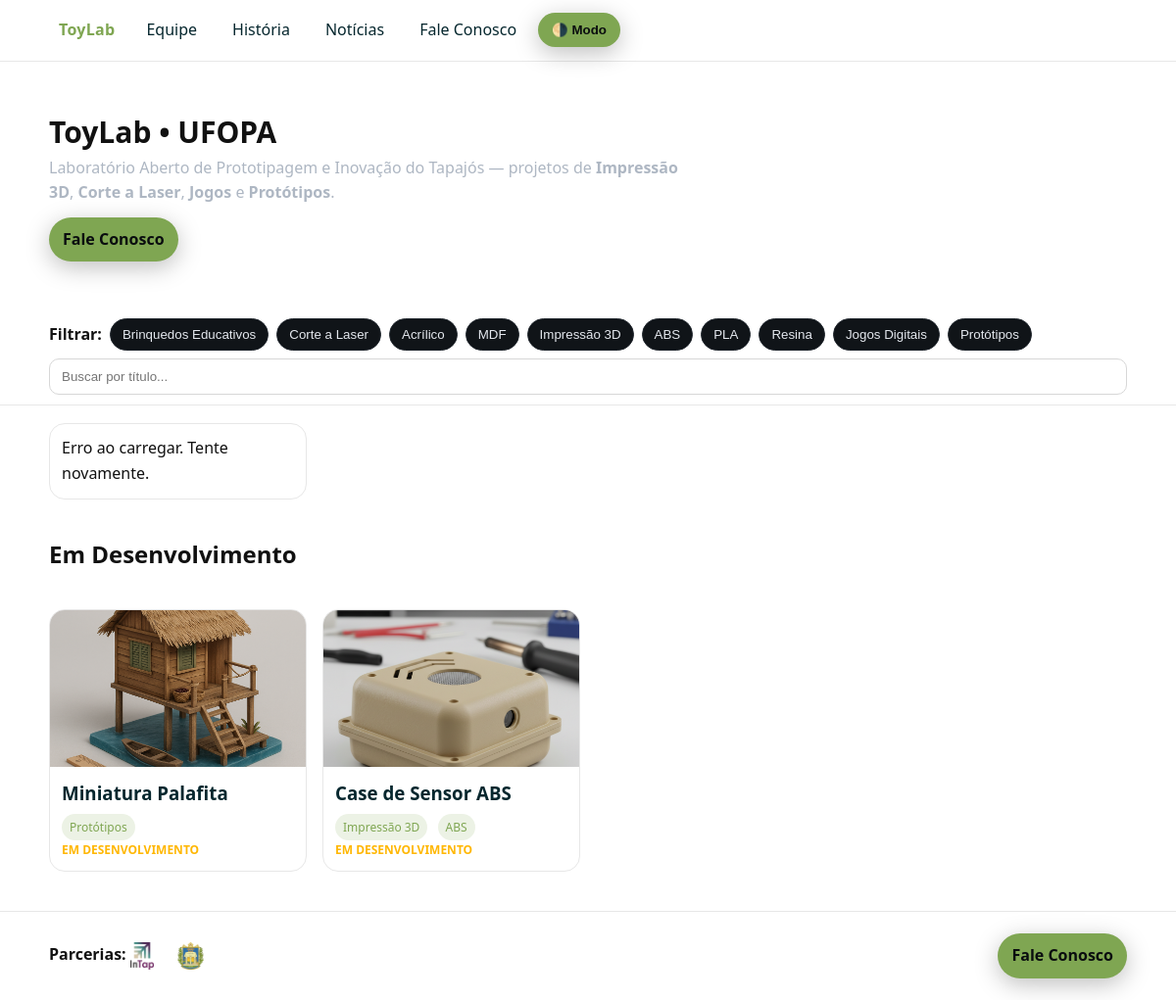
/index.php?category=3, run on the app's committed database.
### tables this page shows
CREATE TABLE IF NOT EXISTS categories (
  id INT AUTO_INCREMENT PRIMARY KEY,
  name VARCHAR(100) NOT NULL,
  parent_id INT NULL,
  CONSTRAINT fk_cat_parent FOREIGN KEY (parent_id) REFERENCES categories(id) ON DELETE SET NULL
);

CREATE TABLE IF NOT EXISTS products (
  id INT AUTO_INCREMENT PRIMARY KEY,
  title VARCHAR(200) NOT NULL,
  slug VARCHAR(220) NOT NULL UNIQUE,
  description MEDIUMTEXT NULL,
  category_id INT NOT NULL,
  subcategory_id INT NULL,
  status ENUM('disponivel','em_desenvolvimento') NOT NULL DEFAULT 'disponivel',
  featured TINYINT(1) NOT NULL DEFAULT 0,
  created_at DATETIME NOT NULL,
  updated_at DATETIME NOT NULL,
  INDEX idx_cat (category_id),
  INDEX idx_subcat (subcategory_id),
  CONSTRAINT fk_prod_cat FOREIGN KEY (category_id) REFERENCES categories(id) ON DELETE RESTRICT,
  CONSTRAINT fk_prod_subcat FOREIGN KEY (subcategory_id) REFERENCES categories(id) ON DELETE SET NULL
);

CREATE TABLE IF NOT EXISTS product_images (
  id INT AUTO_INCREMENT PRIMARY KEY,
  product_id INT NOT NULL,
  path VARCHAR(255) NOT NULL,
  alt VARCHAR(200) NULL,
  created_at DATETIME NOT NULL,
  INDEX idx_prod (product_id),
  CONSTRAINT fk_img_prod FOREIGN KEY (product_id) REFERENCES products(id) ON DELETE CASCADE
);

CREATE TABLE IF NOT EXISTS partners (
  id INT AUTO_INCREMENT PRIMARY KEY,
  name VARCHAR(200) NOT NULL,
  logo_path VARCHAR(255) NOT NULL,
  url VARCHAR(255) NOT NULL,
  created_at DATETIME NOT NULL
);

### config/config.php (called while the page is built, shortened)
<?php
function db(): PDO {
    static $pdo;
    if (!$pdo) {
        $dsn = 'mysql:host=' . DB_HOST . ';dbname=' . DB_NAME . ';charset=utf8mb4';
        $options = [
            PDO::ATTR_ERRMODE            => PDO::ERRMODE_EXCEPTION,
            PDO::ATTR_DEFAULT_FETCH_MODE => PDO::FETCH_ASSOC,
            PDO::ATTR_EMULATE_PREPARES   => false,
        ];
        $pdo = new PDO($dsn, DB_USER, DB_PASS, $options);
    }
    return $pdo;
}
function e(?string $str): string {
    return htmlspecialchars((string)$str, ENT_QUOTES | ENT_SUBSTITUTE, 'UTF-8');
}
function base_url_root(): string {
    return BASE_URL;
}
function base_url(string $path = ''): string {
    return base_url_root() . ($path ? '/' . ltrim($path, '/') : '');
}

### config/functions.php (called while the page is built, shortened)
<?php
require_once __DIR__ . '/config.php';
function q(string $sql, array $params = []): PDOStatement {
    $stmt = db()->prepare($sql);
    $stmt->execute($params);
    return $stmt;
}
function fetch_all(string $sql, array $params = []): array {
    return q($sql, $params)->fetchAll(PDO::FETCH_ASSOC);
}
function get_top_categories(): array {
    return fetch_all("SELECT id, name FROM categories WHERE parent_id IS NULL ORDER BY name ASC");
}
function get_subcategories(int $parentId): array {
    return fetch_all("SELECT id, name FROM categories WHERE parent_id = ? ORDER BY name ASC", [$parentId]);
}
function get_products(
    int $limit = 12,
    int $offset = 0,
    ?int $cat = null,
    ?int $sub = null,
    ?string $qstr = null,
    ?string $status = null
): array {
    $sql = "SELECT p.*, c.name AS category_name, sc.name AS subcategory_name
            FROM products p
            LEFT JOIN categories c  ON c.id  = p.category_id
            LEFT JOIN categories sc ON sc.id = p.subcategory_id
            WHERE 1=1";
    $params = [];
    if ($cat)    { $sql .= " AND p.category_id = ?";    $params[] = $cat; }
    if ($status) { $sql .= " AND p.status = ?";         $params[] = $status; }
    $sql .= " ORDER BY p.created_at DESC LIMIT ? OFFSET ?";
    $params[] = (int)$limit;
    $params[] = (int)$offset;
    return fetch_all($sql, $params);
}
function get_product_images(int $productId): array {
    return fetch_all("SELECT id, product_id, path, alt, created_at
                      FROM product_images
                      WHERE product_id = ?
                      ORDER BY id ASC", [$productId]);
}

### templates/components/filter-bar.php (the view)
<?php
$tops = get_top_categories();
?>
<div class="filterbar">
  <div class="wrap">
    <strong>Filtrar: </strong>
    <?php foreach ($tops as $t): ?>
      <button class="chip" data-filter data-type="category" data-value="<?= e($t['id']) ?>"><?= e($t['name']) ?></button>
      <?php foreach (get_subcategories((int)$t['id']) as $sc): ?>
        <button class="chip" data-filter data-type="subcategory" data-value="<?= e($sc['id']) ?>"><?= e($sc['name']) ?></button>
      <?php endforeach; ?>
    <?php endforeach; ?>
    <input type="search" class="input search" placeholder="Buscar por título..." aria-label="Buscar produtos" data-search>
  </div>
</div>

### index.php (shortened to what this page needs)
<?php
require_once __DIR__ . '/config/config.php';
require_once __DIR__ . '/config/functions.php';
$category    = isset($_GET['category'])    ? (int)$_GET['category']    : null;
$subcategory = isset($_GET['subcategory']) ? (int)$_GET['subcategory'] : null;
$q           = isset($_GET['q'])           ? trim((string)$_GET['q'])   : null;
require_once __DIR__ . '/templates/header.php';
$perPage  = 12;
$products = get_products($perPage, 0, $category, $subcategory, $q, 'disponivel');
?>
<section class="hero">
  <div>
    <h1>ToyLab • UFOPA</h1>
    <p>Laboratório Aberto de Prototipagem e Inovação do Tapajós — projetos de
      <strong>Impressão 3D</strong>, <strong>Corte a Laser</strong>, <strong>Jogos</strong> e <strong>Protótipos</strong>.
    </p>
    <div class="cta">
      <a class="btn" href="<?= e(base_url('contato.php')) ?>">Fale Conosco</a>
    </div>
  </div>
</section>
<?php include __DIR__ . '/templates/components/filter-bar.php'; ?>
<section
  id="grid-products"
  class="grid"
  data-products-grid
  data-limit="<?= (int)$perPage ?>"
  data-offset="<?= (int)count($products) ?>"
  data-category="<?= $category !== null ? (int)$category : '' ?>"
  data-subcategory="<?= $subcategory !== null ? (int)$subcategory : '' ?>"
  data-q="<?= e($q ?? '') ?>"
>
</section>
<section class="grid">
  <header style="grid-column:1/-1"><h2>Em Desenvolvimento</h2></header>
  <?php
  $devs = fetch_all(
    "SELECT p.*, c.name AS category_name, sc.name AS subcategory_name
     FROM products p
     LEFT JOIN categories c  ON c.id  = p.category_id
     LEFT JOIN categories sc ON sc.id = p.subcategory_id
     WHERE p.status = 'em_desenvolvimento'
     ORDER BY p.created_at DESC
     LIMIT 6"
  );
  foreach ($devs as $p) include __DIR__ . '/templates/components/product-card.php';
  ?>
</section>
<?php require_once __DIR__ . '/templates/footer.php'; ?>

### templates/components/product-card.php (shortened to what this page needs)
<?php
$imgs   = get_product_images((int)$p['id']);
$srcRel = $imgs[0]['path'] ?? 'public/img/placeholder.webp';
$src = base_url($srcRel);
?>
<article class="card" data-category="<?= (int)$p['category_id'] ?>" data-subcategory="<?= (int)($p['subcategory_id'] ?? 0) ?>">
  <a href="<?= e(base_url('produto.php?id='.(int)$p['id'])) ?>" class="block" data-lightbox-open>
    <img loading="lazy" src="<?= e($src) ?>" alt="<?= e($p['title']) ?>">
  </a>
  <div class="pad">
    <h3 style="margin:0 0 6px">
      <a href="<?= e(base_url('produto.php?id='.(int)$p['id'])) ?>"><?= e($p['title']) ?></a>
    </h3>
    <div>
      <?php if (!empty($p['category_name'])): ?><span class="tag"><?= e($p['category_name']) ?></span><?php endif; ?>
      <?php if (!empty($p['subcategory_name'])): ?><span class="tag"><?= e($p['subcategory_name']) ?></span><?php endif; ?>
      <?php if ($p['status']==='em_desenvolvimento'): ?><div class="status-dev">EM DESENVOLVIMENTO</div><?php endif; ?>
    </div>
  </div>
</article>

### templates/footer.php (shortened to what this page needs)
</main>
<footer class="footer">
  <div class="wrap">
    <div>
      <strong>Parcerias:</strong>
      <?php foreach (fetch_all("SELECT * FROM partners ORDER BY id DESC LIMIT 6") as $p): ?>
        <a href="<?= e($p['url']) ?>" target="_blank" rel="noopener" aria-label="Parceiro: <?= e($p['name']) ?>">
          <img src="<?= e('/toylab/' . $p['logo_path']) ?>" alt="<?= e($p['name']) ?>" style="height:28px; vertical-align:middle; margin-right:8px;">
        </a>
      <?php endforeach; ?>
    </div>
    <div>
      <a class="btn" href="<?= e(base_url('contato.php')) ?>">Fale Conosco</a>
    </div>
  </div>
</footer>
</body>
</html>

### public/css/styles.css (style rules this page uses)
:root { --bg: #0b0d0f; --bg-soft: #12161a; --text: #e4e8ee; --muted: #aeb7c3; --brand: #7fa652; --brand-2: #06272e; --card: #101418; --card-border: #1e242b; --focus: #ffd166; --danger: #e74c3c; --ok: #2ecc71; --radius: 16px; --shadow: 0 6px 24px rgba(0,0,0,.25); --transition: .2s ease; }
html { color-scheme: dark light; }
html, body { margin:0; padding:0; }
body { font: 400 16px/1.6 system-ui, -apple-system, Segoe UI, Roboto, Ubuntu, Cantarell, Noto Sans, Arial, "Apple Color Emoji","Segoe UI Emoji"; background:#ffffff; color:#111; }
a { color: var(--brand-2); text-decoration: none; }
.btn { display:inline-flex; align-items:center; gap:8px; background: var(--brand); color:#0a0d0f; border:none; padding:10px 14px; border-radius: 999px; cursor:pointer; font-weight:600; box-shadow: var(--shadow); transition: transform var(--transition), background var(--transition); }
.hero { max-width:1100px; margin: 24px auto; padding: 24px 16px; display:grid; gap:16px; grid-template-columns: 1.2fr .8fr; align-items:center; }
.hero h1 { margin:0; font-size: clamp(1.6rem, 2.5vw, 2.2rem); }
.hero p { margin:0; color: var(--muted); }
.hero .cta { margin-top:12px; }
.filterbar { position: sticky; top:64px; z-index: 40; background: rgba(255,255,255,.85); border-bottom:1px solid #e7e7e7; }
.filterbar .wrap { max-width:1100px; margin:0 auto; padding:10px 16px; display:flex; gap:8px; flex-wrap:wrap; align-items:center; }
.filterbar .chip { padding:8px 12px; border:1px solid var(--card-border); border-radius:999px; cursor:pointer; background: var(--card); color: var(--text); transition: background var(--transition), transform var(--transition); }
.filterbar .search { margin-left:auto; min-width: 200px; }
.grid { max-width:1100px; margin: 18px auto; padding: 0 16px; display:grid; gap:16px; grid-template-columns: repeat(auto-fill, minmax(240px,1fr)); }
.card { background: #fff; border:1px solid #e7e7e7; border-radius: var(--radius); overflow: hidden; transition: transform .15s ease, box-shadow .15s ease; }
.card img { width:100%; height: 160px; object-fit: cover; display:block; }
.card .pad { padding:12px; }
.tag { display:inline-block; padding:4px 8px; border-radius:999px; background: rgba(127,166,82,.15); color: var(--brand); font-size:12px; margin-right:6px; }
.footer { margin-top: 40px; border-top:1px solid #e7e7e7; }
.footer .wrap { max-width:1100px; margin:0 auto; padding:22px 16px; display:grid; gap:8px; grid-template-columns: 1fr auto; align-items:center; }
.input, select, textarea { width:100%; padding:10px 12px; border-radius:10px; border:1px solid #d7d7d7; background:#fff; color:#111; }
.status-dev { color: #ffb703; font-size: 12px; font-weight: 700; text-transform: uppercase; }
:root { --header-h: 56px; }
a.btn, button.btn { display:inline-flex; width:auto; white-space:nowrap; }

### data on the page
categories: $t['id'] 1 (drawn), name "Brinquedos Educativos"
categories: $t['id'] 5 (drawn), name "Corte a Laser"
categories: $sc['id'] 10 (drawn), name "Acrílico"
categories: $sc['id'] 9 (drawn), name "MDF"
categories: $t['id'] 4 (drawn), name "Impressão 3D"
categories: $sc['id'] 7 (drawn), name "ABS"
categories: $sc['id'] 6 (drawn), name "PLA"
categories: $sc['id'] 8 (drawn), name "Resina"
categories: $t['id'] 2 (drawn), name "Jogos Digitais"
categories: $t['id'] 3 (drawn), name "Protótipos"
products: product_images.path (picture), title "Miniatura Palafita", category.name "Protótipos", shows "EM DESENVOLVIMENTO"
products: product_images.path (picture), title "Case de Sensor ABS", category.name "Impressão 3D", subcategory.name "ABS", shows "EM DESENVOLVIMENTO"
partners: logo_path (picture)
partners: logo_path (picture)
